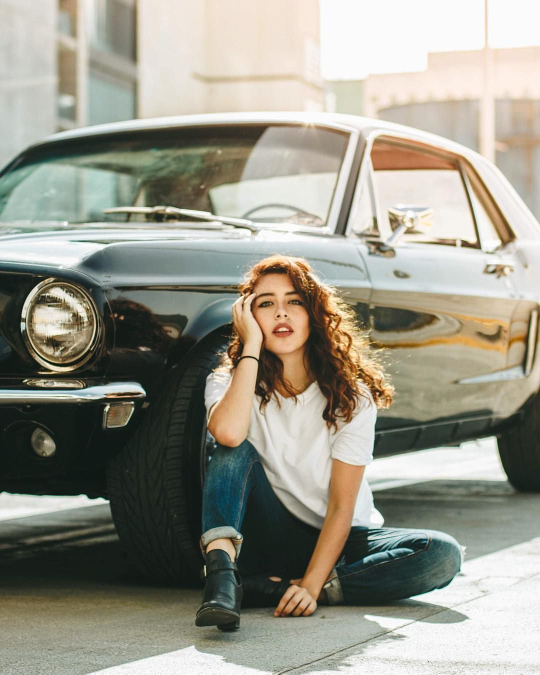
#> input picture od.jpeg, 1080 x 1349 px (shown at 1/2 size)
$ jupyter execute --allow-errors 'task 1 object detection and OCR.ipynb'   (shell and % lines are left out)
#> lines starting #> are read from the running program, lines starting #| are printed output that depends on the picture; after the words box and inside, x2 and y2 are one past the last pixel; in counts of white or black regions, pixels touching at a corner belong together
# @GRIP : The Sparks Foundation

## Author : Ounadi Ikram

## Computer Vision and Internet of things

## Task-1 : Object Detection / Optical Character Recognition (OCR)

## Object Detection

Implement an object detector which identifies the classes of the objects in an image or video. I used the mobilenet for detection

[cell 1]
from imutils import perspective
from skimage.filters import threshold_local
import cv2
import imutils
import matplotlib.pyplot as plt
import numpy as np
from matplotlib.pyplot import figure

[cell 2]
config_file= 'ssd_mobilenet_v3_large_coco_2020_01_14.pbtxt'
frozen_model = 'frozen_inference_graph.pb'

#> (a cell that did not finish here is left out)

[cell 4]
classLabels=[]
file_name = 'coco.names'
with open(file_name,'rt') as fpt:
#> (reads coco.names from the repository)
    classLabels = fpt.read().rstrip('\n').split('\n')

[cell 5]
print(len(classLabels))
print(classLabels)

#> (a cell that did not finish here is left out)

[cell 7]
img = cv2.imread('od.jpeg')
#> img is the input picture: shape (1349, 1080, 3); mean B, G, R 138.5, 151.3, 153
figure(figsize=(8, 6), dpi=80)

plt.imshow(img)

[cell 8]
figure(figsize=(8, 6), dpi=80)

plt.imshow(cv2.cvtColor(img,cv2.COLOR_BGR2RGB))

#> (a cell that did not finish here is left out)

[cell 10]
font_scale = 3
font = cv2.FONT_HERSHEY_PLAIN
#> (the rest of this cell did not finish here and is left out)

[cell 11]
figure(figsize=(8, 6), dpi=80)

plt.imshow(cv2.cvtColor(img, cv2.COLOR_BGR2RGB))

## Optical Character Recognition (OCR)

[cell 12]
import keras_ocr as kr
#> (the rest of this cell did not finish here and is left out)

#> (a cell that did not finish here is left out)

#> (a cell that did not finish here is left out)

#> (a cell that did not finish here is left out)

[cell 16]
import pytesseract
from PIL import Image

[cell 17]
import os
def get_string(img_path):
    # Read image using opencv
#> called with img_path = 'ocr.jpeg'
    img = cv2.imread(img_path)
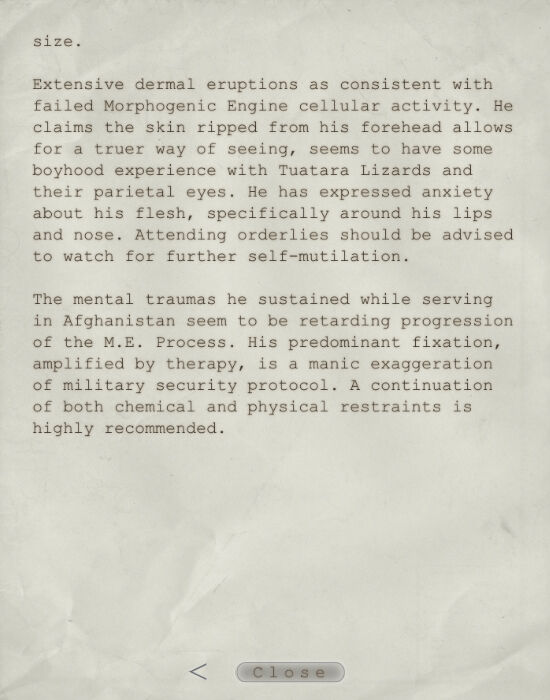
#> input picture ocr.jpeg, 550 x 700 px
#> img is the input picture: shape (700, 550, 3); mean B, G, R 196.3, 208.2, 208.9
   # Extract the file name without the file extension
    file_name = os.path.basename(img_path).split('.')[0]
    file_name = file_name.split()[0]
    # Create a directory for outputs
    output_path = os.path.join('output_path', "ocr")
    if not os.path.exists(output_path):
        os.makedirs(output_path)
    # Rescale the image, if needed.
    img = cv2.resize(img, None, fx=1.5, fy=1.5, interpolation=cv2.INTER_CUBIC)
#> img: shape (1050, 825, 3)
    # Converting to gray scale
    img = cv2.cvtColor(img, cv2.COLOR_BGR2GRAY)
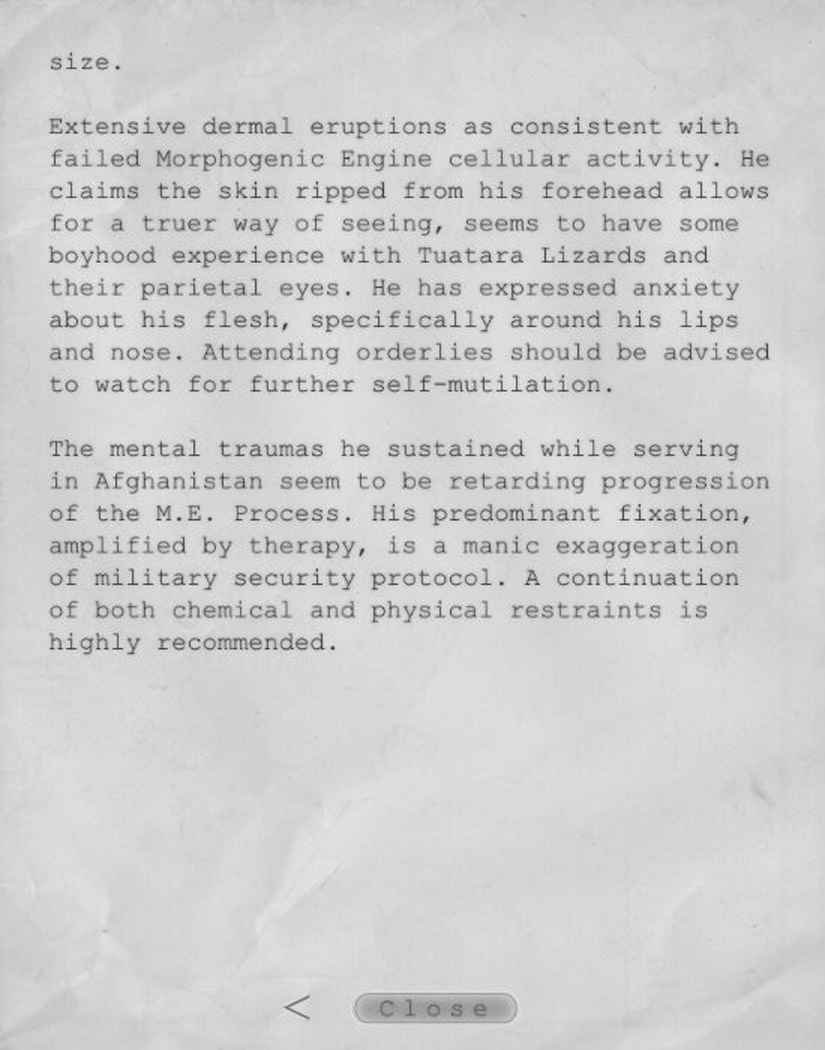
#> img: shape (1050, 825); min 40, max 243, mean 207.3
    #Removing Shadows
    rgb_planes = cv2.split(img)
    result_planes = []
    result_norm_planes = []
    for plane in rgb_planes:
        dilated_img = cv2.dilate(plane, np.ones((7,7), np.uint8))
        bg_img = cv2.medianBlur(dilated_img, 21)
        diff_img = 255 - cv2.absdiff(plane, bg_img)
        result_planes.append(diff_img)
#> this loop made 1 pass
#> pass 1, in get_string, `dilated_img = cv2.dilate(plane, np.ones((7,7), np.uint8))`:
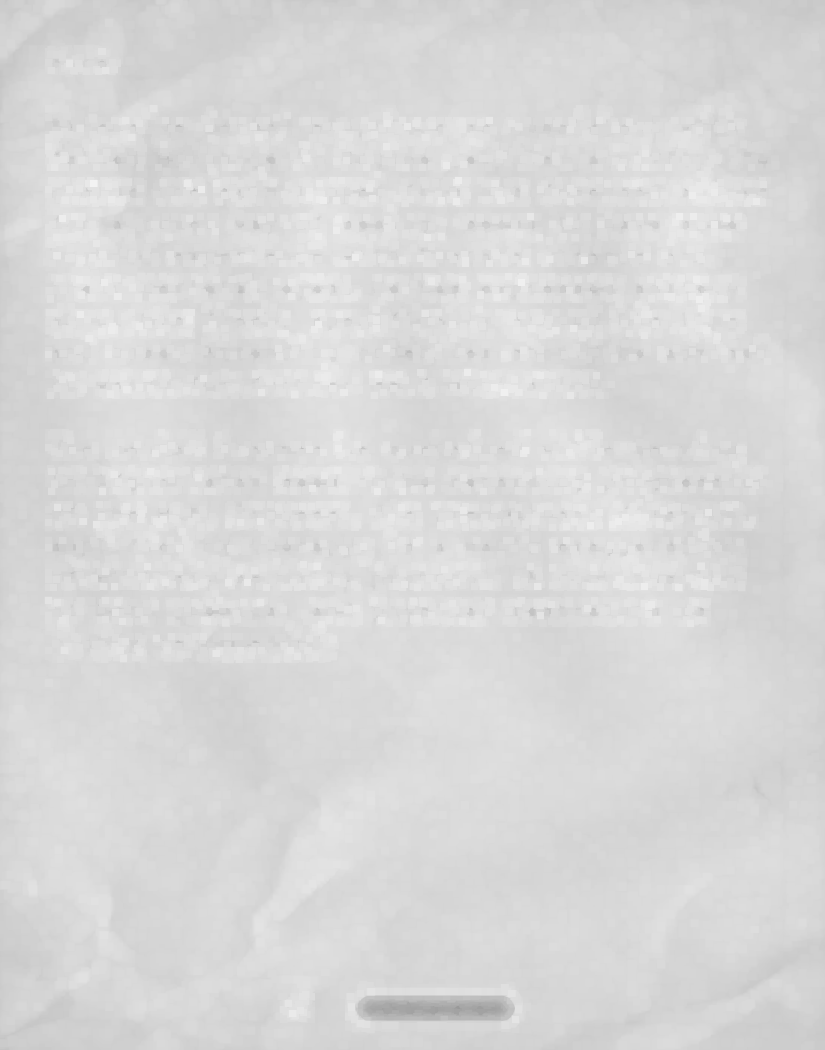
#> dilated_img: shape (1050, 825); min 153, max 243, mean 216.9
#> pass 1, in get_string, `diff_img = 255 - cv2.absdiff(plane, bg_img)`:
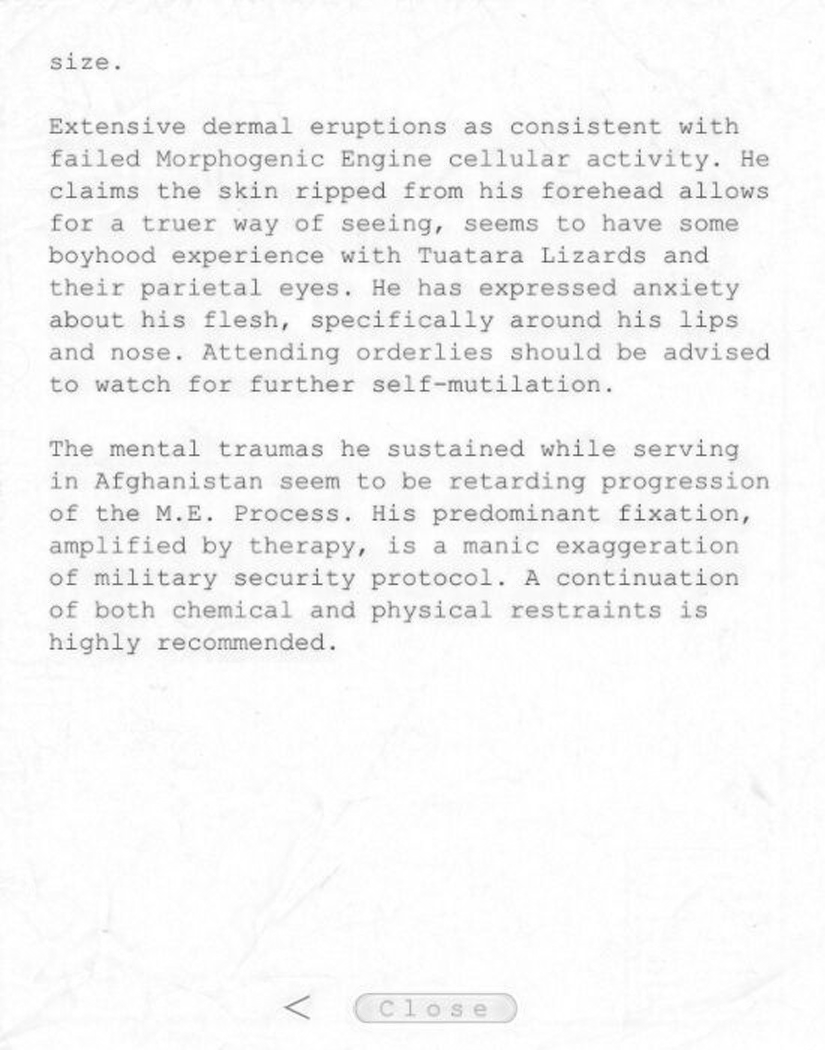
#> diff_img: shape (1050, 825); min 71, max 255, mean 245.4
#> after the loop, result_planes = 1 item
    img = cv2.merge(result_planes)

    #Apply dilation and erosion to remove some noise
    kernel = np.ones((1, 1), np.uint8)
    img = cv2.dilate(img, kernel, iterations=1)#increases the white region in the image
    img = cv2.erode(img, kernel, iterations=1) #erodes away the boundaries of foreground object

    #Apply blur to smooth out the edges
    #img = cv2.GaussianBlur(img, (5, 5), 0)

    # Apply threshold to get image with only b&w (binarization)
    img = cv2.threshold(img, 0, 255, cv2.THRESH_BINARY + cv2.THRESH_OTSU)[1]
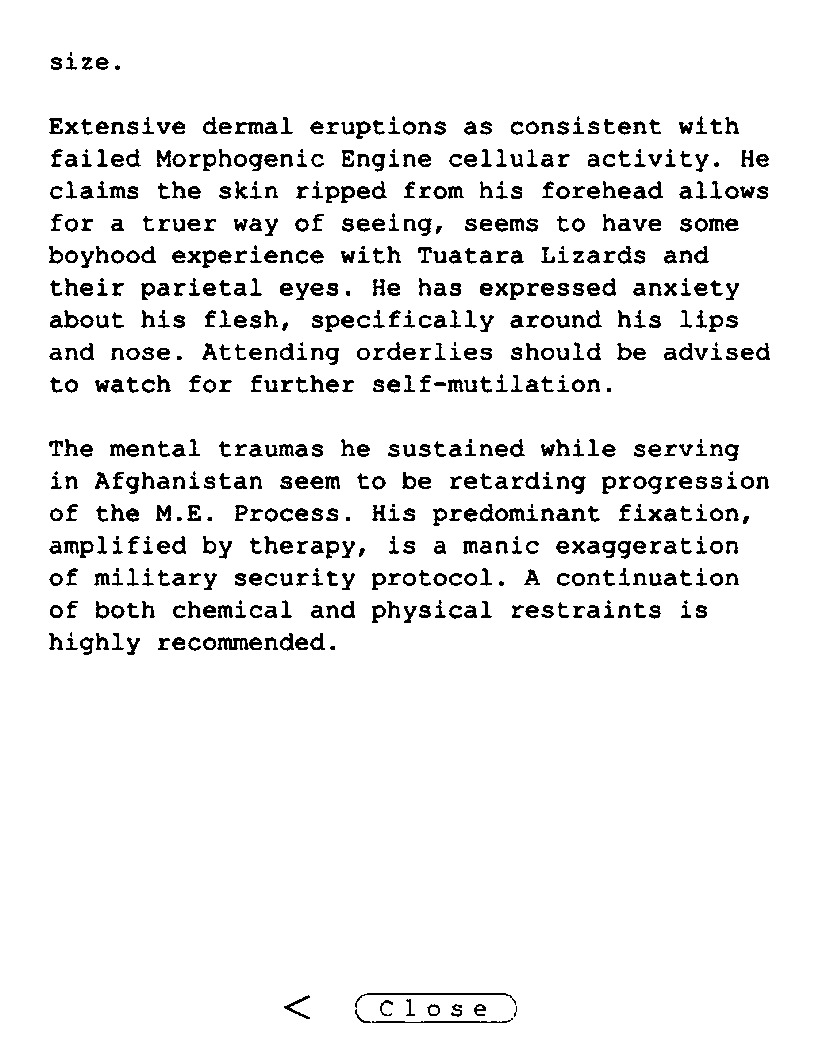
#> img: shape (1050, 825); 93.4% white; 657 black regions (51 under 20 px), largest, box (x1, y1, x2, y2) and area: (355, 993, 516, 1008) 331, (372, 1018, 513, 1023) 252, (217, 637, 249, 650) 243

    #Save the filtered image in the output directory
    save_path = os.path.join(output_path, file_name + "_filter_" + str('as') + ".png")
    cv2.imwrite(save_path, img)


    # Recognize text with tesseract for python
    result = pytesseract.image_to_string(img, lang="eng")
    return result
